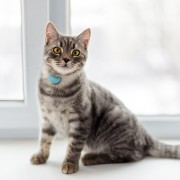
#> input picture exercises/1 image transformation/cat.jpg, 180 x 180 px
$ python main.py
#> lines starting #> are read from the running program, lines starting #| are printed output that depends on the picture; after the words box and inside, x2 and y2 are one past the last pixel; in counts of white or black regions, pixels touching at a corner belong together
import cv2
import numpy as np

image = cv2.imread('cat.jpg')
#> image is the input picture: shape (180, 180, 3); mean B, G, R 189, 191.9, 194.9

mask = np.zeros(image.shape[:2], dtype='uint8')
cv2.rectangle(mask, (20, 40), (100, 170), 255, -1)
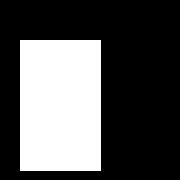
#> mask: shape (180, 180); 32.8% white; 1 white region, box (x1, y1, x2, y2) and area: (20, 40, 101, 171) 10611

masked = cv2.bitwise_and(image, image, mask=mask)
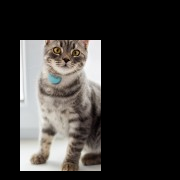
#> masked: shape (180, 180, 3); mean B, G, R 48.5, 50.6, 52.8

cv2.imshow('masked image', masked)

cv2.waitKey()
